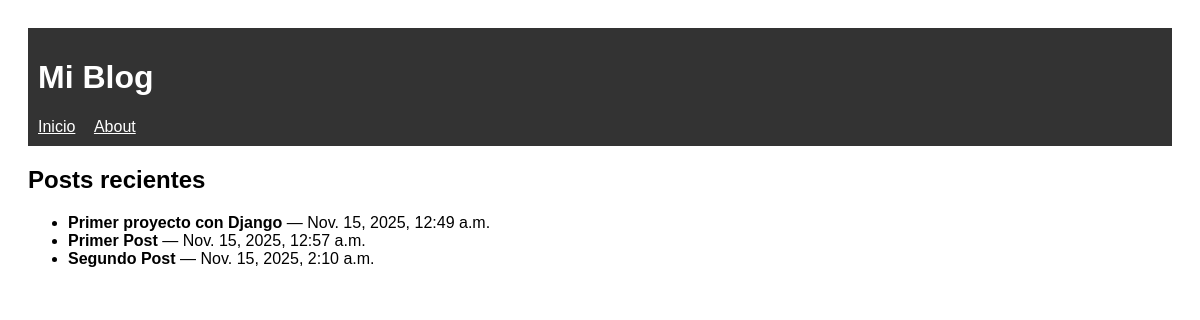
Before: / with the older database file.
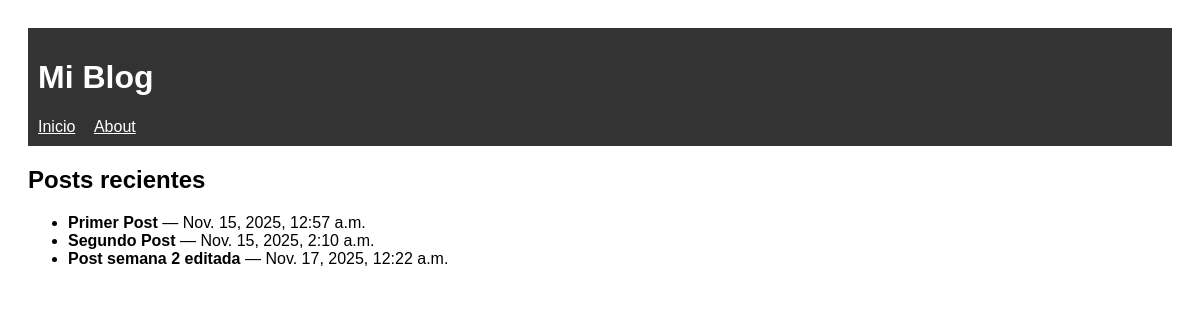
After: the same page with the newer database file.
### blog/models.py (models this page shows, shortened)
class Post(models.Model):
    titulo = models.CharField(max_length=200)
    contenido = models.TextField()
    fecha_creacion = models.DateTimeField(auto_now_add=True)

### blog/views.py (the view)
# urls.py: path('', views.inicio, name='index'),
def inicio(request):
    mensaje = "Bienvenido a mi blog usando Django"
    numero = 10
    post = Post.objects.all()
    contexto = {
        "mensaje" : mensaje,
        "numero" : numero,
        "posts" : post,
    }
    return render(request, "blog/index.html",contexto)

### blog/templates/blog/index.html (shortened to what this page needs)
{% extends "blog/base.html" %}
{% block contenido %}
<h2>Posts recientes</h2>
<ul>
    {% for post in posts %}
        <li>
            <strong>{{ post.titulo }}</strong> — {{ post.fecha_creacion }}
        </li>
    {% empty %}
        <p>No hay posts disponibles.</p>
    {% endfor %}
</ul>
{% endblock %}

### blog/templates/blog/base.html (shortened to what this page needs)
<!DOCTYPE html>
<html lang="es">
<head>
</head>
<body>
    <header>
        <h1>Mi Blog</h1>
        <nav>
            <a href="{% url 'index' %}">Inicio</a>
            <a href="{% url 'about' %}">About</a>
        </nav>
    </header>
    <main>
        {% block contenido %}
        {% endblock %}
    </main>
</body>
</html>

### blog/templates/blog/base.html (style rules this page uses)
body { font-family: Arial; padding: 20px; }
header { background: #333; color: white; padding: 10px; }
nav a { color: white; margin-right: 15px; }

Changed rows visible on the page:
removed Post: titulo "Primer proyecto con Django", fecha_creacion "Nov. 15, 2025, 12:49 a.m."
added Post: titulo "Post semana 2 editada", fecha_creacion "Nov. 17, 2025, 12:22 a.m."
